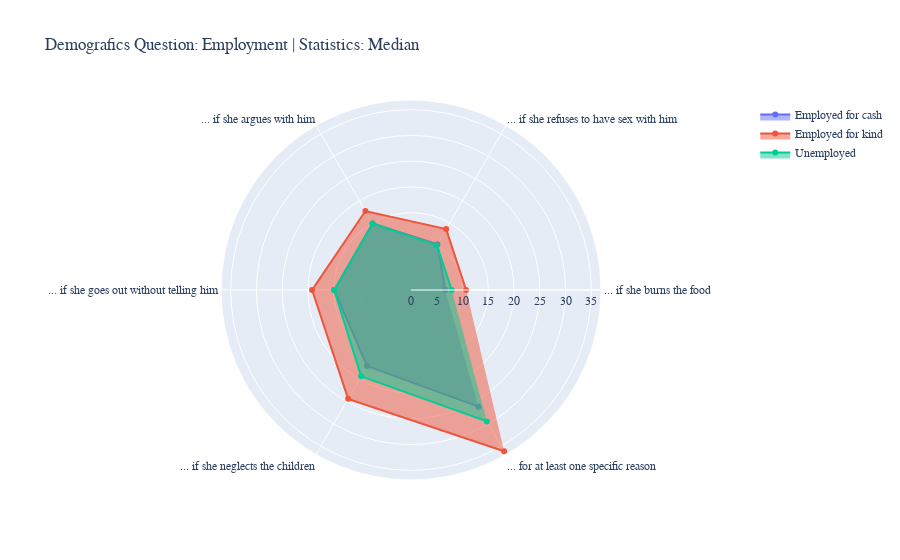

Source (notebook cell):
### Code cell
show_answers_per_demographic_question("Employment")

### Figure 1 — Plotly figure (JSON) as saved in the notebook; plotly's stock layout.template omitted (floating-point values rounded to 4 significant figures)
{"data": [{"fill": "toself", "name": "Employed for cash", "r": [6.65, 10.25, 14.9, 14.9, 17.05, 26.15], "theta": ["... if she burns the food", "... if she refuses to have sex with him", "... if she argues with him", "... if she goes out without telling him", "... if she neglects the children", "... for at least one specific reason"], "type": "scatterpolar"}, {"fill": "toself", "name": "Employed for kind", "r": [10.7, 13.65, 17.7, 19.2, 24.4, 36.15], "theta": ["... if she burns the food", "... if she refuses to have sex with him", "... if she argues with him", "... if she goes out without telling him", "... if she neglects the children", "... for at least one specific reason"], "type": "scatterpolar"}, {"fill": "toself", "name": "Unemployed", "r": [7.9, 10.05, 14.9, 14.9, 19.35, 29.45], "theta": ["... if she burns the food", "... if she refuses to have sex with him", "... if she argues with him", "... if she goes out without telling him", "... if she neglects the children", "... for at least one specific reason"], "type": "scatterpolar"}], "layout": {"font": {"family": "Courier New, monospace", "size": 12}, "title": {"text": "Demografics Question: Employment | Statistics: Median"}}}
